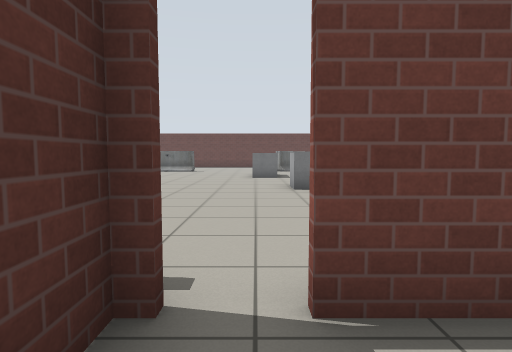
view 1 (above)

24 first-person views from a walk through a world built for the Gazebo simulator. The camera is 0.94 m above the floor, tilts 4° down and sees 80° across. The lines on the ground mark 1 m squares. The floor is counted in squares, 1 m on a side. Each view is taken from the middle of a square. On the plan, view 1 faces up. The plan holds only what a view shows up to about 11 squares ahead; the rest is blank. Gazebo's built-in surfaces are drawn with simple patterns.

view 2
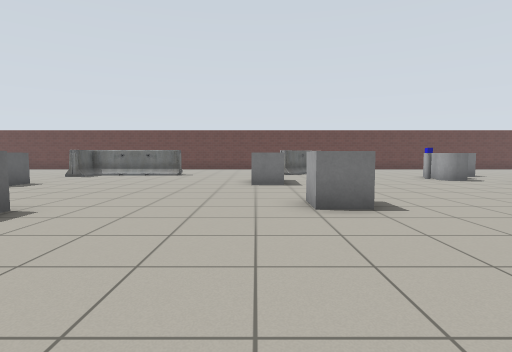

view 3
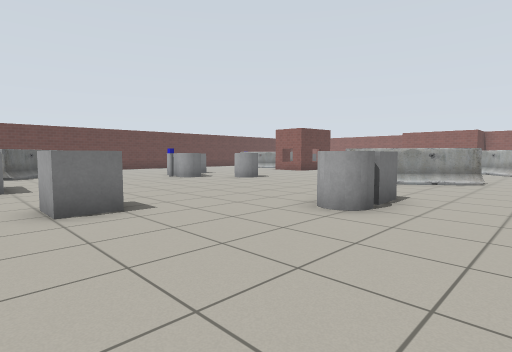

view 4
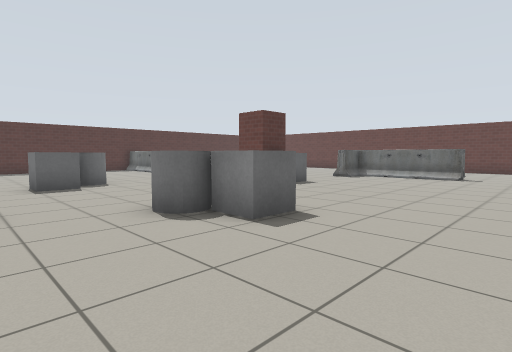

view 5
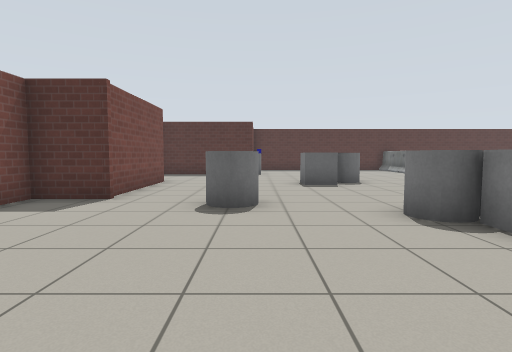

view 6
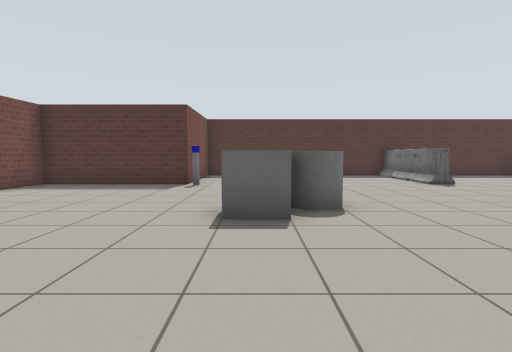

view 7
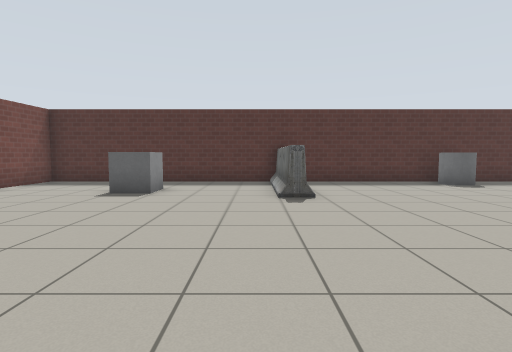

view 8
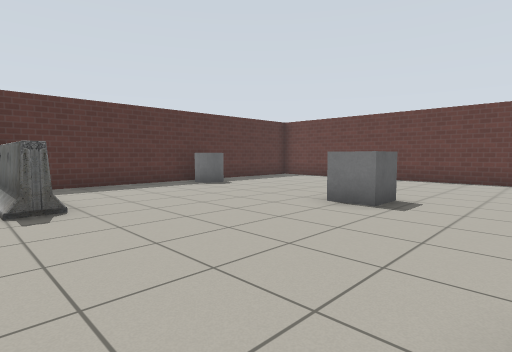

view 9
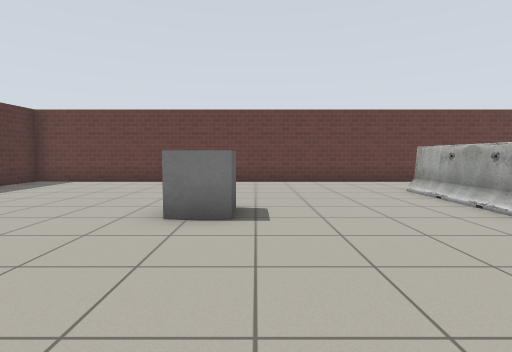

view 10
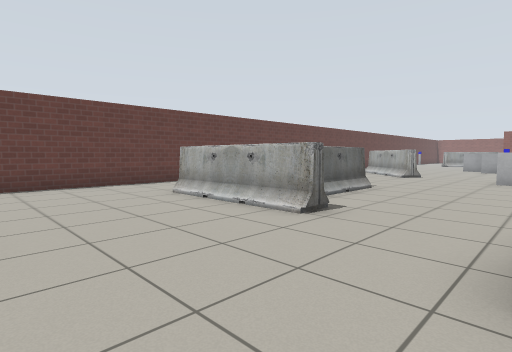

view 11
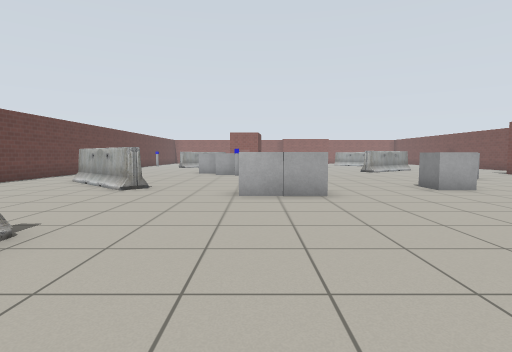

view 12
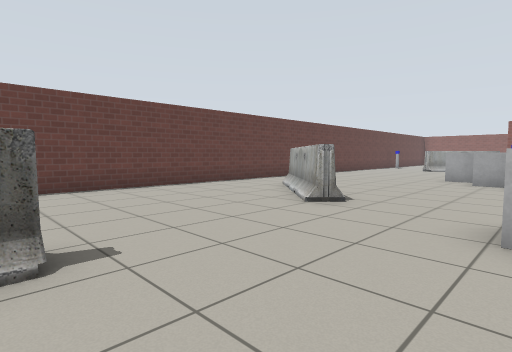

view 13
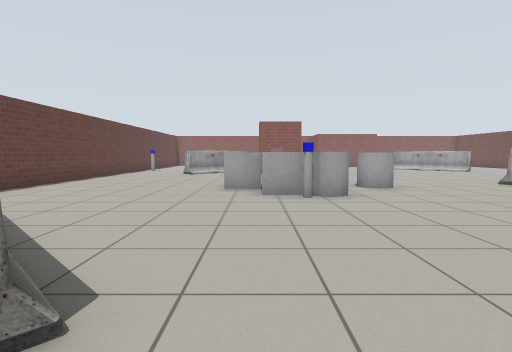

view 14
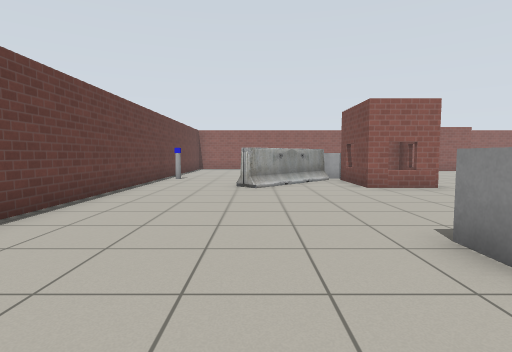

view 15
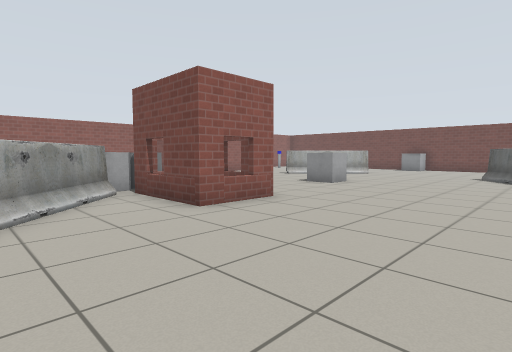

view 16
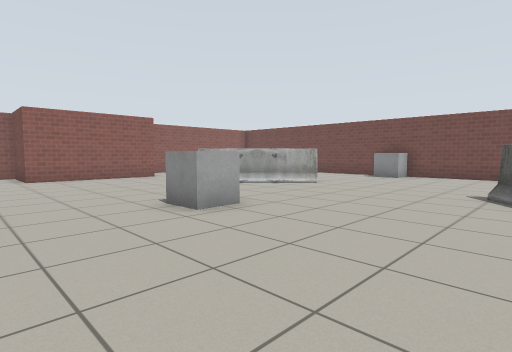

view 17
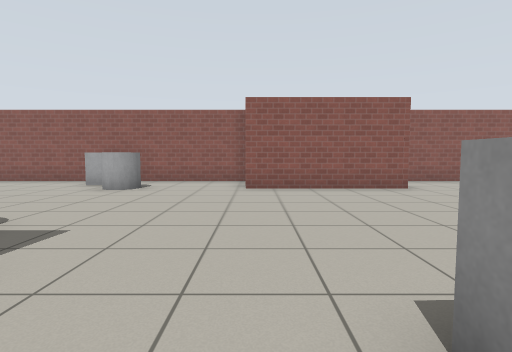

view 18
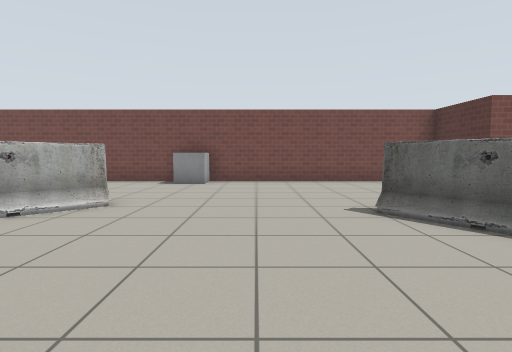

view 19
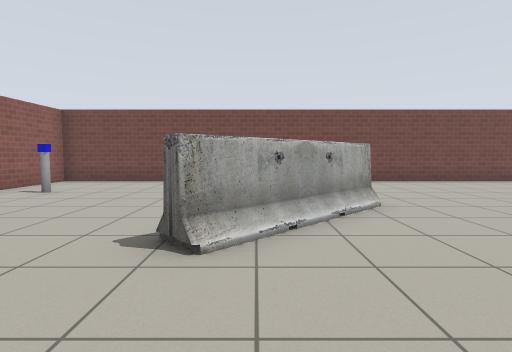

view 20
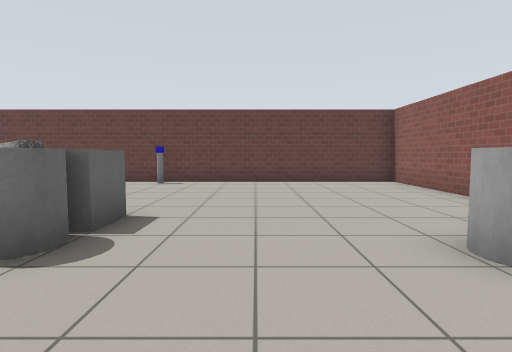

view 21
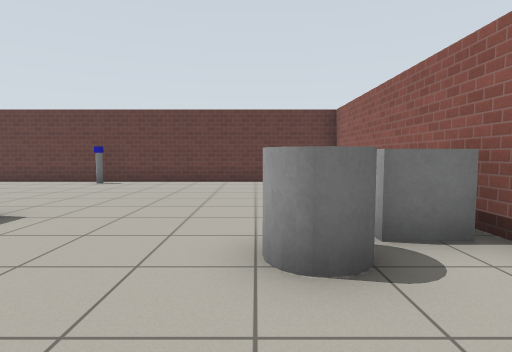

view 22
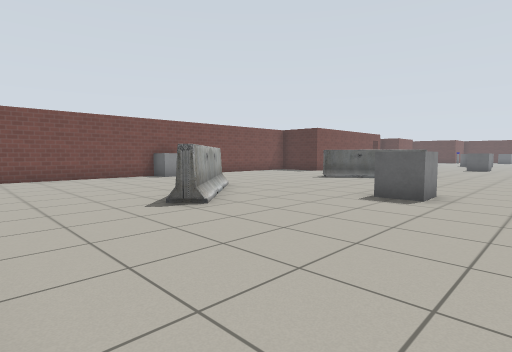

view 23
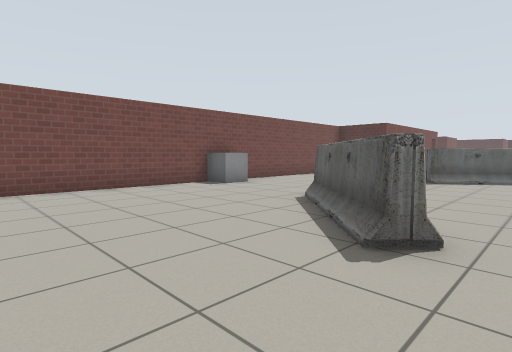

view 24
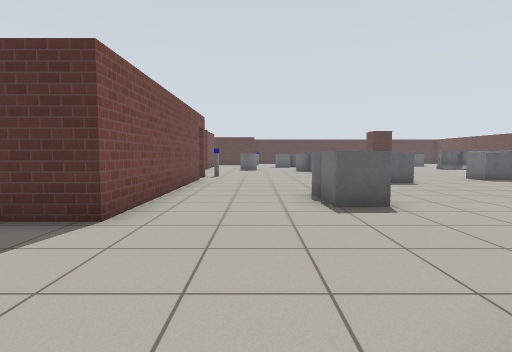

### Floor plan
Key: @ floor where view 1 was taken; # wall or solid block; . floor; D open door; = window, fence, low wall or low ledge; B grey box; C grey cylinder; A barrier; O other object.
Columns run from 20 left of view 1 to 26 right of it. Each row starts with its distance up from view 1.
 23 #########################   ###################
 22 #.... ........   ........  ...........O.......#
 21 #.............   ........ ....................#
 20 #...........A    .......A.....................#
 19 #...........A    ......A ..........A..........#
 18 #C..........A    .....A ...........AA.........#
 17 #CC....B....AAAAA....AA......B......AA........#
 16 #...........A..............BBB.....###BB.....B#
 15 #..........................CC......=.#CC...CCB#
 14 #...................OO.....C.......#=#........#
 13 #.......... B.......BB.......C................#
 12 #AAAA......#B................C................#
 11 #........... ...............................###
 10 #..........   ......................B.......#
  9 #...........   ......BB.............B.......#
  8 #..B......... OOO....BB......AA.............#
  7 #.......CC....CCO.............A.........A...#
  6 #........B...............CB...AA.......AA.....#
  5 #..............................AA.....AA......#
  4 #####O.......C.......................AA.......#
  3     #........C................................#
  2     #.............  D########...............O.#
  1     #....####....  #..      #.................#
  0     #...    #...    @       #.......B.........#
 -1     ###     ##              ###################

Where each view was taken, in squares from view 1:
view 1: 0 up, 0 right, facing up
view 2: 3 up, 0 right, facing up
view 3: 3 up, 0 right, facing up-right
view 4: 4 up, 1 left, facing up-left
view 5: 4 up, 1 left, facing left
view 6: 6 up, 6 left, facing left
view 7: 11 up, 9 left, facing left
view 8: 11 up, 10 left, facing up-left
view 9: 12 up, 12 left, facing up
view 10: 13 up, 12 left, facing up-right
view 11: 14 up, 7 left, facing right
view 12: 14 up, 4 left, facing up-right
view 13: 16 up, 0 right, facing right
view 14: 19 up, 6 right, facing right
view 15: 19 up, 10 right, facing down-right
view 16: 13 up, 11 right, facing down-right
view 17: 11 up, 15 right, facing right
view 18: 10 up, 14 right, facing down
view 19: 10 up, 19 right, facing down
view 20: 12 up, 21 right, facing up
view 21: 12 up, 23 right, facing up
view 22: 12 up, 23 right, facing down-left
view 23: 8 up, 23 right, facing down-left
view 24: 4 up, 12 right, facing left
